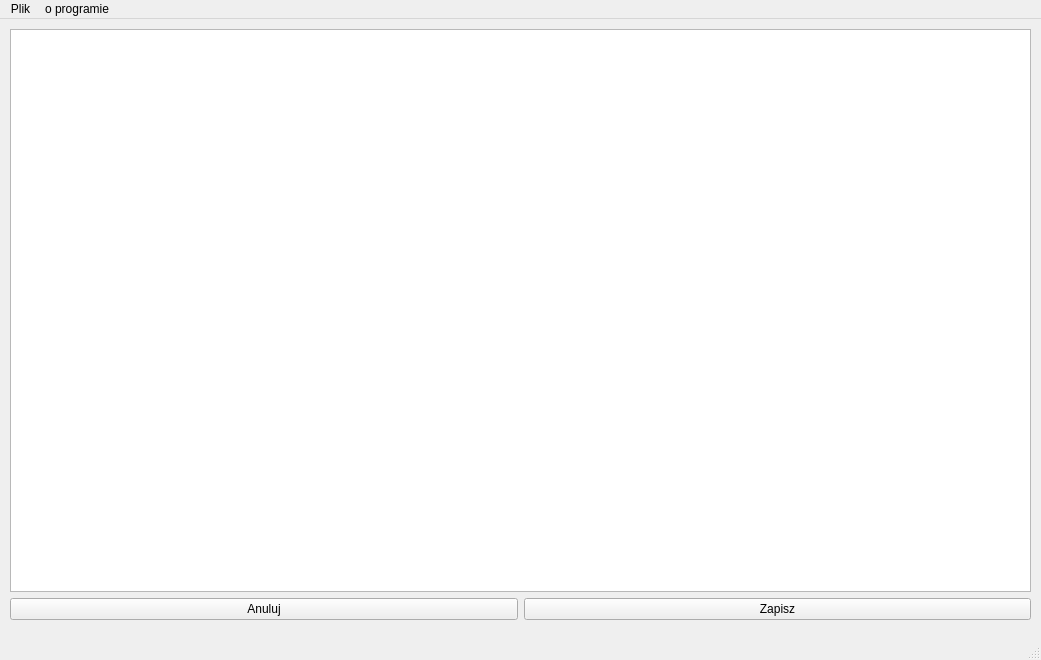
<?xml version="1.0" encoding="UTF-8"?>
<ui version="4.0">
 <class>MainWindow</class>
 <widget class="QMainWindow" name="MainWindow">
  <property name="geometry">
   <rect>
    <x>0</x>
    <y>0</y>
    <width>1041</width>
    <height>660</height>
   </rect>
  </property>
  <property name="windowTitle">
   <string>MainWindow</string>
  </property>
  <widget class="QWidget" name="centralwidget">
   <widget class="QWidget" name="verticalLayoutWidget">
    <property name="geometry">
     <rect>
      <x>10</x>
      <y>10</y>
      <width>1021</width>
      <height>591</height>
     </rect>
    </property>
    <layout class="QVBoxLayout" name="verticalLayout">
     <item>
      <widget class="QPlainTextEdit" name="plainTextEdit"/>
     </item>
     <item>
      <layout class="QHBoxLayout" name="horizontalLayout">
       <item>
        <widget class="QPushButton" name="pushButton_2">
         <property name="text">
          <string>Anuluj</string>
         </property>
        </widget>
       </item>
       <item>
        <widget class="QPushButton" name="btnSave">
         <property name="text">
          <string>Zapisz</string>
         </property>
         <property name="flat">
          <bool>false</bool>
         </property>
        </widget>
       </item>
      </layout>
     </item>
    </layout>
   </widget>
  </widget>
  <widget class="QMenuBar" name="menubar">
   <property name="geometry">
    <rect>
     <x>0</x>
     <y>0</y>
     <width>1041</width>
     <height>21</height>
    </rect>
   </property>
   <widget class="QMenu" name="menuPlik">
    <property name="title">
     <string>Plik</string>
    </property>
    <addaction name="actionNowy"/>
    <addaction name="actionOtw_rz"/>
    <addaction name="separator"/>
    <addaction name="actionZamknij"/>
   </widget>
   <widget class="QMenu" name="menuo_programie">
    <property name="title">
     <string>o programie</string>
    </property>
   </widget>
   <addaction name="menuPlik"/>
   <addaction name="menuo_programie"/>
  </widget>
  <widget class="QStatusBar" name="statusbar"/>
  <action name="actionOtw_rz">
   <property name="text">
    <string>Otwórz</string>
   </property>
  </action>
  <action name="actionZamknij">
   <property name="text">
    <string>Zamknij</string>
   </property>
  </action>
  <action name="actionNowy">
   <property name="text">
    <string>Nowy</string>
   </property>
  </action>
 </widget>
 <resources/>
 <connections/>
</ui>
